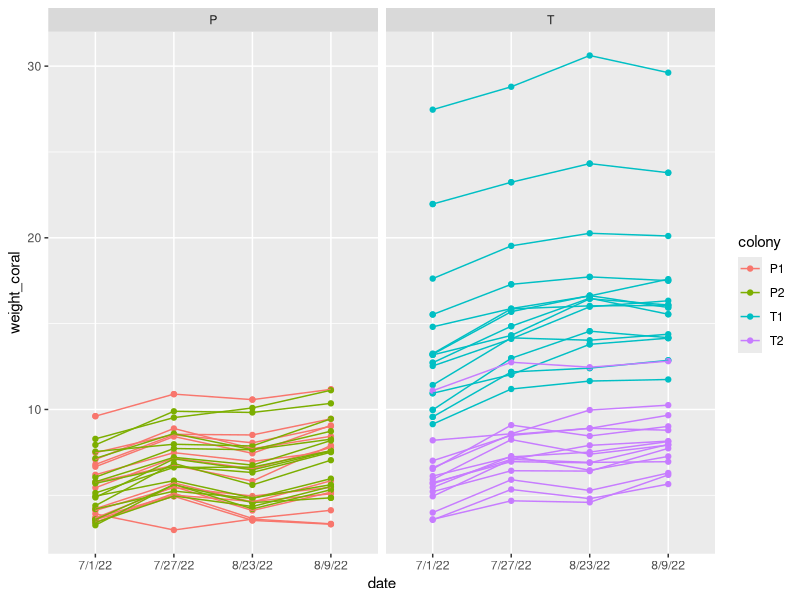

Recreate this plot in R. (Note: this script raises an error after producing the figure.)
library(tidyverse)
propD<-read_csv("Data/qPCR/proportionD.csv")
std_w<-read_csv("Data/qPCR/std.csv")

# Import buoyant weight data
bw_mastersheet <- read_csv("Data/Buoyant_Weight/bw_mastersheet.csv") %>%
  mutate(species = str_sub(FragID, 1, 1),
         colony = str_sub(FragID, 1, 2)) %>%
  full_join(propD)

# count frags of each colony that are C or D dominated
bw_mastersheet %>%
  distinct(FragID, colony, propD) %>%
  group_by(colony, propD>.5)%>%
  summarise(n = n())

# Create function to convert buoyant weight to dry weight based on temperature and skeletal density
bw.dw <- function(bw, temp, CoralDens) {
  StdAir <- 39.092
  StdFW <- 0.0047263 * temp + 21.474
  StdSW <- 0.0052731 * temp + 21.003
  StdDens <- 1/(1-(StdFW/StdAir))
  SWDens <- StdDens*(1-(StdSW/StdAir))
  CoralWeight <- bw/(1-(SWDens/CoralDens))
  return(CoralWeight)
}

# Remove pedestal weight, and convert coral buoyant weight to dry weight
bw_mastersheet <- bw_mastersheet %>%
  mutate(bw_coral = case_when(pedestal == 1 ~ weight - 2.308,
                              pedestal == 2 ~ weight - 2.860),
        coraldens = case_when(species == "T" ~ 2.1,                # REPLACE 2.1 WITH TURBINARIA SKELETAL DENSITY
                              species == "P" ~ 2.1),               # REPLACE 2.1 WITH POCILLOPORA SKELETAL DENSITY
     weight_coral = pmap_dbl(.l = list(bw_coral, as.numeric(temp), coraldens), ~bw.dw(..1, ..2, ..3)))
  



#############
# Plot weight over time
fig <- ggplot(bw_mastersheet, aes(x = date, y = weight_coral, 
                                  group = FragID, color = colony)) +
  geom_point() +
  geom_line() +
  facet_wrap(~species)
# Bryce: there is a row with NA for species. Track down why this is there and remove it upstream.
fig %+% filter(bw_mastersheet, !is.na(species))

# There are quite a few frags that decrease in weight between time points
# and we need to QC these. Did they break? Did they have partial mortality?
lost_weight <- bw_mastersheet %>%
  group_by(FragID) %>%
  filter(weight_coral[TimePoint == 4] < weight_coral[TimePoint == 2])

#############
# Calculate percent growth
df <- bw_mastersheet %>%
  group_by(FragID,colony, species, propD) %>%
  summarise(perc_change = (weight_coral[TimePoint == 2] - weight_coral[TimePoint == 1])/(weight_coral[TimePoint == 1])*100)

#summarise(perc_change = (weight[TimePoint == 2] -weight[TimePoint == 1])/(weight[TimePoint == 1])*100)
#group_By<- tidyverse function that uses column names (no spaces, lower case etc), to make certain cgoups 


#############
# Plot Pocillopora growth
df %>%
  filter(species == "P") %>%
  ggplot(aes(x=propD, y=perc_change, color = colony))+geom_point()#for P1 & P2

# Analyze Pocillopora
pmod <- lm(perc_change ~ propD*colony, data = filter(df, species == "P"))
anova(pmod)



#############
# Plot Turbinaria growth

df %>%
  filter(species == "T") %>%
  ggplot(aes(x=propD, y=perc_change, color = colony))+geom_point()

mod<-lm(perc_change ~ propD*colony, data = filter(df, species == "T"))
anova(mod)
